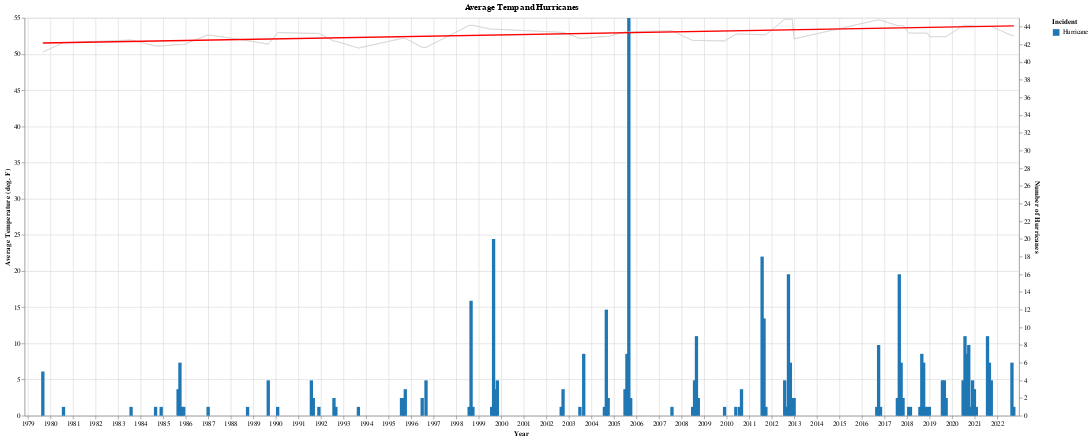

Notebook source saved alongside this figure:
### Code cell
### FINAL ###

# Data source
source = fema_temp_years_df

domain = ['1979-01-01', '2022-11-01']

# Base encoding the X-axis
base = alt.Chart(source).encode(
    x = alt.X('date:T', title='Year', scale=alt.Scale(domain=domain))
).properties(
    title='Average Temp and Hurricanes',
    width=1500,
    height=600
)

# Line chart for average temperatures
temperatures = base.mark_line(color="lightgray", strokeWidth=1).encode(
    y = alt.Y('average(average_temp):Q', title='Average Temperature (deg. F)')
)

# Regression line for average temperatures
temp_regression = temperatures + temperatures.transform_regression('date','average_temp').mark_line(color='red').encode(
    y = alt.Y('average(average_temp):Q', axis=None)
)

# Stacked bar chart for top 3 incidents
disasters = base.mark_bar().encode(
    y = alt.Y('count(incident_type):Q', title='Number of Hurricanes'),
    color = alt.Color('incident_type:N', title='Incident', scale=alt.Scale(scheme='category10'))
)

# Graph containing actual data only (using independent scales)
temp_disaster = (temperatures + disasters).resolve_scale(y='independent')
chart = temp_disaster + temp_regression
chart

### Figure 1 — Vega-Lite specification as saved in the notebook (floating-point values rounded to 4 significant figures; data arrays with more than 128 entries replaced by an {"elided": "..."} marker saying what was removed)
{"config": {"view": {"continuousWidth": 400, "continuousHeight": 300}}, "layer": [{"mark": {"type": "line", "color": "lightgray", "strokeWidth": 1}, "encoding": {"x": {"type": "temporal", "field": "date", "scale": {"domain": ["1979-01-01", "2022-11-01"]}, "title": "Year"}, "y": {"type": "quantitative", "aggregate": "average", "field": "average_temp", "title": "Average Temperature (deg. F)"}}, "height": 600, "title": "Average Temp and Hurricanes", "width": 1500}, {"mark": "bar", "encoding": {"color": {"type": "nominal", "field": "incident_type", "scale": {"scheme": "category10"}, "title": "Incident"}, "x": {"type": "temporal", "field": "date", "scale": {"domain": ["1979-01-01", "2022-11-01"]}, "title": "Year"}, "y": {"type": "quantitative", "aggregate": "count", "field": "incident_type", "title": "Number of Hurricanes"}}, "height": 600, "title": "Average Temp and Hurricanes", "width": 1500}, {"layer": [{"mark": {"type": "line", "color": "lightgray", "strokeWidth": 1}, "encoding": {"x": {"type": "temporal", "field": "date", "scale": {"domain": ["1979-01-01", "2022-11-01"]}, "title": "Year"}, "y": {"type": "quantitative", "aggregate": "average", "field": "average_temp", "title": "Average Temperature (deg. F)"}}, "height": 600, "title": "Average Temp and Hurricanes", "width": 1500}, {"mark": {"type": "line", "color": "red"}, "encoding": {"x": {"type": "temporal", "field": "date", "scale": {"domain": ["1979-01-01", "2022-11-01"]}, "title": "Year"}, "y": {"type": "quantitative", "aggregate": "average", "axis": null, "field": "average_temp"}}, "height": 600, "title": "Average Temp and Hurricanes", "transform": [{"on": "date", "regression": "average_temp"}], "width": 1500}]}], "data": {"name": "data-9e42a8a58d6c960e0ebb36505fdf5408"}, "resolve": {"scale": {"y": "independent"}}, "$schema": "https://vega.github.io/schema/vega-lite/v4.8.1.json", "datasets": {"data-9e42a8a58d6c960e0ebb36505fdf5408": {"elided": "390 records"}}}
